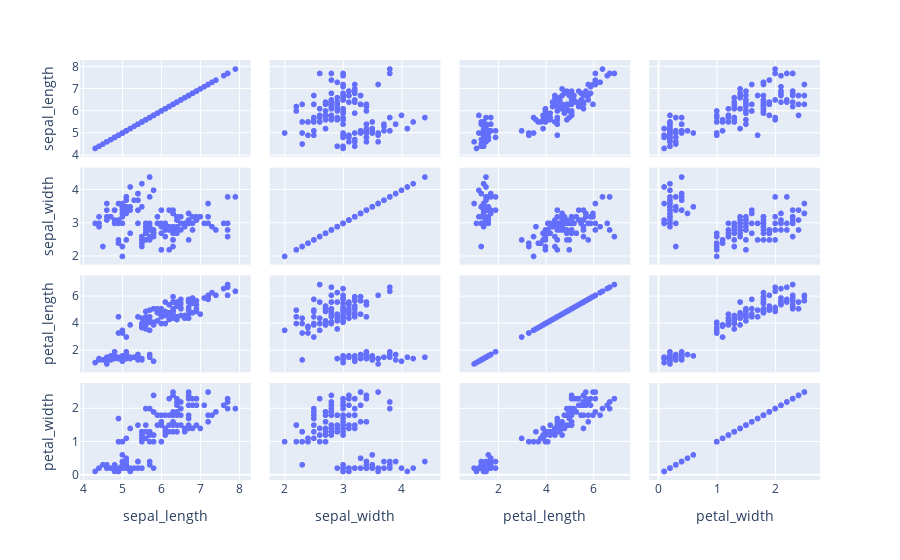

Notebook cell for this chart:
### Code cell
fig = px.scatter_matrix(iris)
fig.show()

### Figure 1 — Plotly figure (JSON) as saved in the notebook; plotly's stock layout.template omitted (floating-point values rounded to 4 significant figures; data arrays with more than 128 entries replaced by an {"elided": "..."} marker saying what was removed)
{"data": [{"dimensions": [{"axis": {"matches": true}, "label": "sepal_length", "values": {"elided": "150 float values"}}, {"axis": {"matches": true}, "label": "sepal_width", "values": {"elided": "150 float values"}}, {"axis": {"matches": true}, "label": "petal_length", "values": {"elided": "150 float values"}}, {"axis": {"matches": true}, "label": "petal_width", "values": {"elided": "150 float values"}}], "hovertemplate": "%{xaxis.title.text}=%{x}<br>%{yaxis.title.text}=%{y}<extra></extra>", "legendgroup": "", "marker": {"color": "#636efa", "symbol": "circle"}, "name": "", "showlegend": false, "type": "splom"}], "layout": {"autosize": true, "dragmode": "select", "legend": {"tracegroupgap": 0}, "margin": {"t": 60}, "xaxis": {"autorange": true, "range": [3.707, 8.493], "type": "linear"}, "xaxis2": {"autorange": true, "range": [1.605, 4.795], "type": "linear"}, "xaxis3": {"autorange": true, "range": [0.02855, 7.871], "type": "linear"}, "xaxis4": {"autorange": true, "range": [-0.2952, 2.895], "type": "linear"}, "yaxis": {"autorange": true, "range": [3.707, 8.493], "type": "linear"}, "yaxis2": {"autorange": true, "range": [1.605, 4.795], "type": "linear"}, "yaxis3": {"autorange": true, "range": [0.02855, 7.871], "type": "linear"}, "yaxis4": {"autorange": true, "range": [-0.2952, 2.895], "type": "linear"}}}
